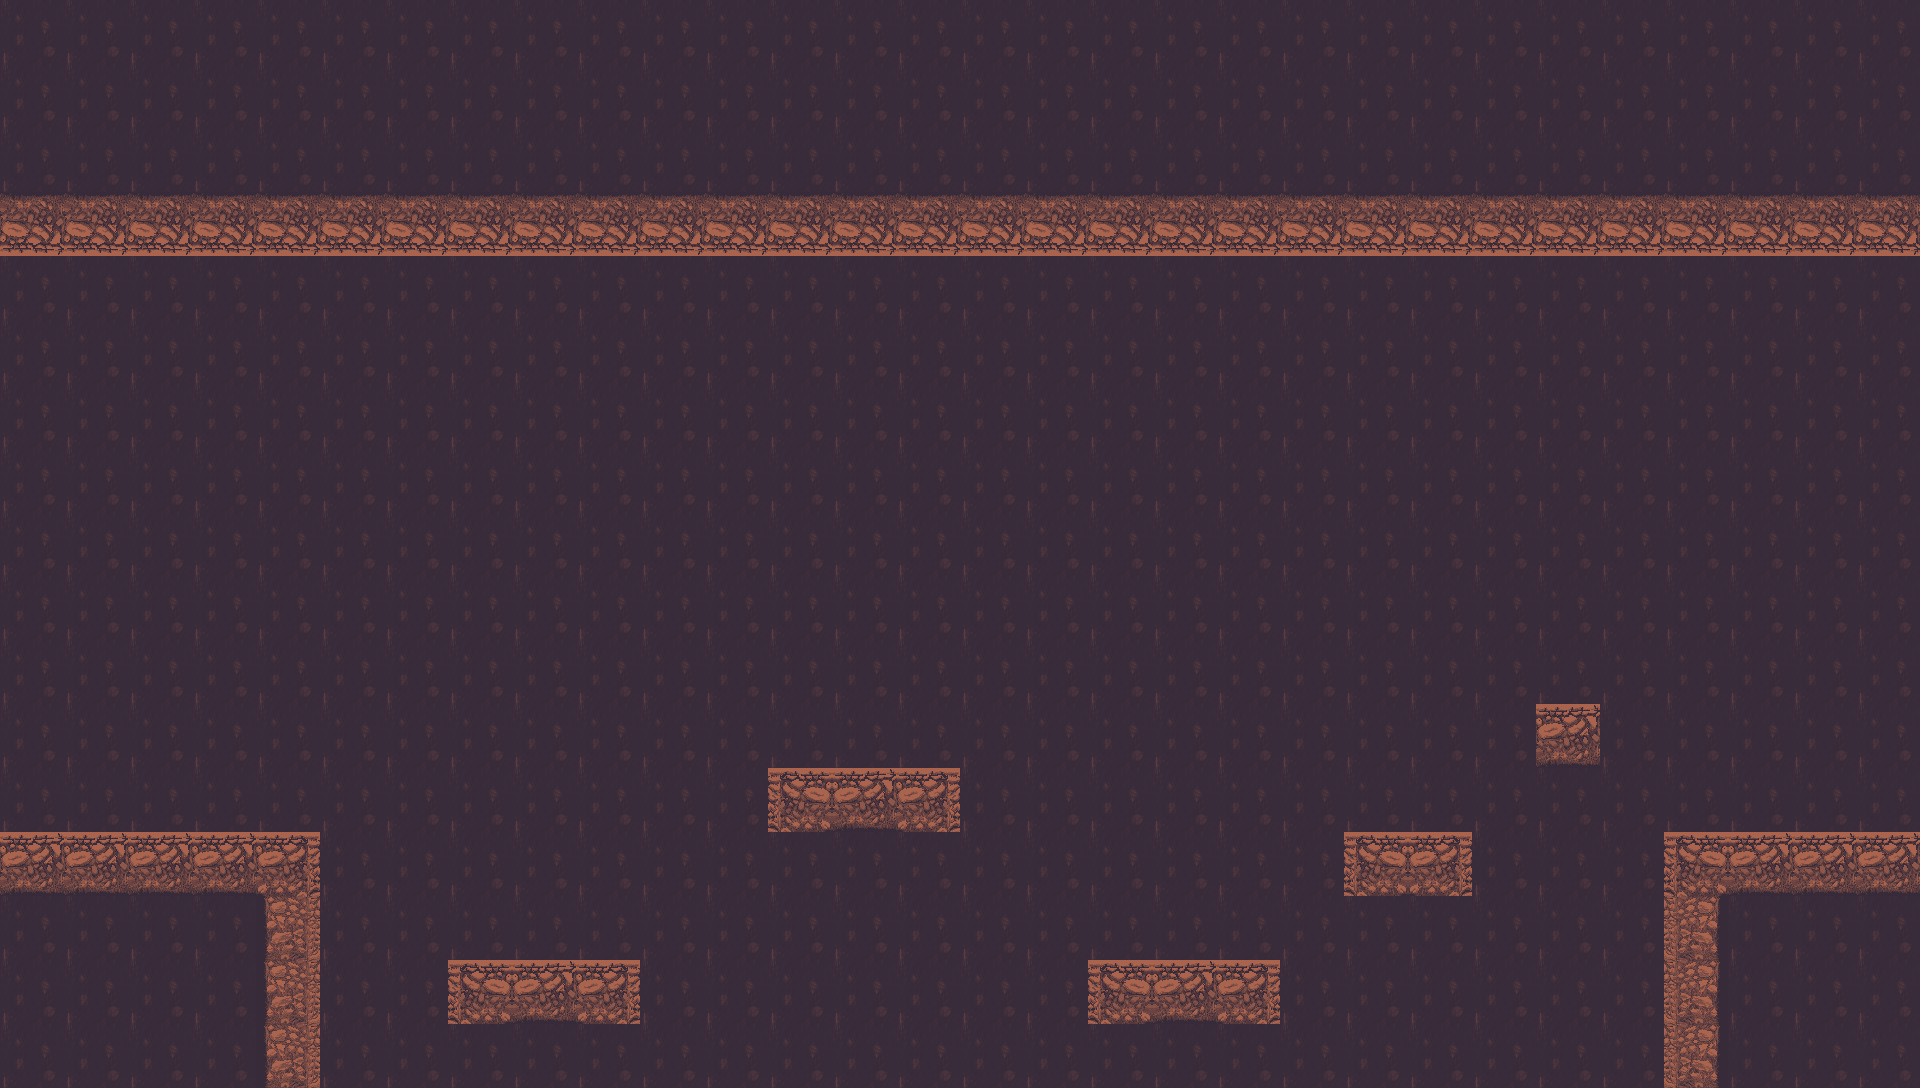

This game map was drawn from its Tiled (.tmx) file and the tilesets committed beside it. A one-line description and the full map source follow:
An orthogonal 30x17 tile map with 64x64 px tiles, 2 tile layers (cave_wall, blocks).

<map version="1.10" tiledversion="1.10.2" orientation="orthogonal" renderorder="right-down" width="30" height="17" tilewidth="64" tileheight="64" infinite="0" nextlayerid="3" nextobjectid="1">
 <tileset firstgid="1" source="tileset.tsx" />
 <layer id="2" name="cave_wall" width="30" height="17" locked="1">
  <data encoding="csv">
16,16,16,16,16,16,16,16,16,16,16,16,16,16,16,16,16,16,16,16,16,16,16,16,16,16,16,16,16,16,
16,16,16,16,16,16,16,16,16,16,16,16,16,16,16,16,16,16,16,16,16,16,16,16,16,16,16,16,16,16,
16,16,16,16,16,16,16,16,16,16,16,16,16,16,16,16,16,16,16,16,16,16,16,16,16,16,16,16,16,16,
16,16,16,16,16,16,16,16,16,16,16,16,16,16,16,16,16,16,16,16,16,16,16,16,16,16,16,16,16,16,
16,16,16,16,16,16,16,16,16,16,16,16,16,16,16,16,16,16,16,16,16,16,16,16,16,16,16,16,16,16,
16,16,16,16,16,16,16,16,16,16,16,16,16,16,16,16,16,16,16,16,16,16,16,16,16,16,16,16,16,16,
16,16,16,16,16,16,16,16,16,16,16,16,16,16,16,16,16,16,16,16,16,16,16,16,16,16,16,16,16,16,
16,16,16,16,16,16,16,16,16,16,16,16,16,16,16,16,16,16,16,16,16,16,16,16,16,16,16,16,16,16,
16,16,16,16,16,16,16,16,16,16,16,16,16,16,16,16,16,16,16,16,16,16,16,16,16,16,16,16,16,16,
16,16,16,16,16,16,16,16,16,16,16,16,16,16,16,16,16,16,16,16,16,16,16,16,16,16,16,16,16,16,
16,16,16,16,16,16,16,16,16,16,16,16,16,16,16,16,16,16,16,16,16,16,16,16,16,16,16,16,16,16,
16,16,16,16,16,16,16,16,16,16,16,16,16,16,16,16,16,16,16,16,16,16,16,16,16,16,16,16,16,16,
16,16,16,16,16,16,16,16,16,16,16,16,16,16,16,16,16,16,16,16,16,16,16,16,16,16,16,16,16,16,
16,16,16,16,16,16,16,16,16,16,16,16,16,16,16,16,16,16,16,16,16,16,16,16,16,16,16,16,16,16,
16,16,16,16,16,16,16,16,16,16,16,16,16,16,16,16,16,16,16,16,16,16,16,16,16,16,16,16,16,16,
16,16,16,16,16,16,16,16,16,16,16,16,16,16,16,16,16,16,16,16,16,16,16,16,16,16,16,16,16,16,
16,16,16,16,16,16,16,16,16,16,16,16,16,16,16,16,16,16,16,16,16,16,16,16,16,16,16,16,16,16
</data>
 </layer>
 <layer id="1" name="blocks" width="30" height="17">
  <data encoding="csv">
0,0,0,0,0,0,0,0,0,0,0,0,0,0,0,0,0,0,0,0,0,0,0,0,0,0,0,0,0,0,
0,0,0,0,0,0,0,0,0,0,0,0,0,0,0,0,0,0,0,0,0,0,0,0,0,0,0,0,0,0,
0,0,0,0,0,0,0,0,0,0,0,0,0,0,0,0,0,0,0,0,0,0,0,0,0,0,0,0,0,0,
9,9,9,9,9,9,9,9,9,9,9,9,9,9,9,9,9,9,9,9,9,9,9,9,9,9,9,9,9,9,
0,0,0,0,0,0,0,0,0,0,0,0,0,0,0,0,0,0,0,0,0,0,0,0,0,0,0,0,0,0,
0,0,0,0,0,0,0,0,0,0,0,0,0,0,0,0,0,0,0,0,0,0,0,0,0,0,0,0,0,0,
0,0,0,0,0,0,0,0,0,0,0,0,0,0,0,0,0,0,0,0,0,0,0,0,0,0,0,0,0,0,
0,0,0,0,0,0,0,0,0,0,0,0,0,0,0,0,0,0,0,0,0,0,0,0,0,0,0,0,0,0,
0,0,0,0,0,0,0,0,0,0,0,0,0,0,0,0,0,0,0,0,0,0,0,0,0,0,0,0,0,0,
0,0,0,0,0,0,0,0,0,0,0,0,0,0,0,0,0,0,0,0,0,0,0,0,0,0,0,0,0,0,
0,0,0,0,0,0,0,0,0,0,0,0,0,0,0,0,0,0,0,0,0,0,0,0,0,0,0,0,0,0,
0,0,0,0,0,0,0,0,0,0,0,0,0,0,0,0,0,0,0,0,0,0,0,0,6,0,0,0,0,0,
0,0,0,0,0,0,0,0,0,0,0,0,10,6,11,0,0,0,0,0,0,0,0,0,0,0,0,0,0,0,
6,6,6,6,11,0,0,0,0,0,0,0,0,0,0,0,0,0,0,0,0,10,11,0,0,0,10,6,6,6,
0,0,0,0,13,0,0,0,0,0,0,0,0,0,0,0,0,0,0,0,0,0,0,0,0,0,12,0,0,0,
0,0,0,0,13,0,0,10,6,11,0,0,0,0,0,0,0,10,6,11,0,0,0,0,0,0,12,0,0,0,
0,0,0,0,13,0,0,0,0,0,0,0,0,0,0,0,0,0,0,0,0,0,0,0,0,0,12,0,0,0
</data>
 </layer>
</map>
